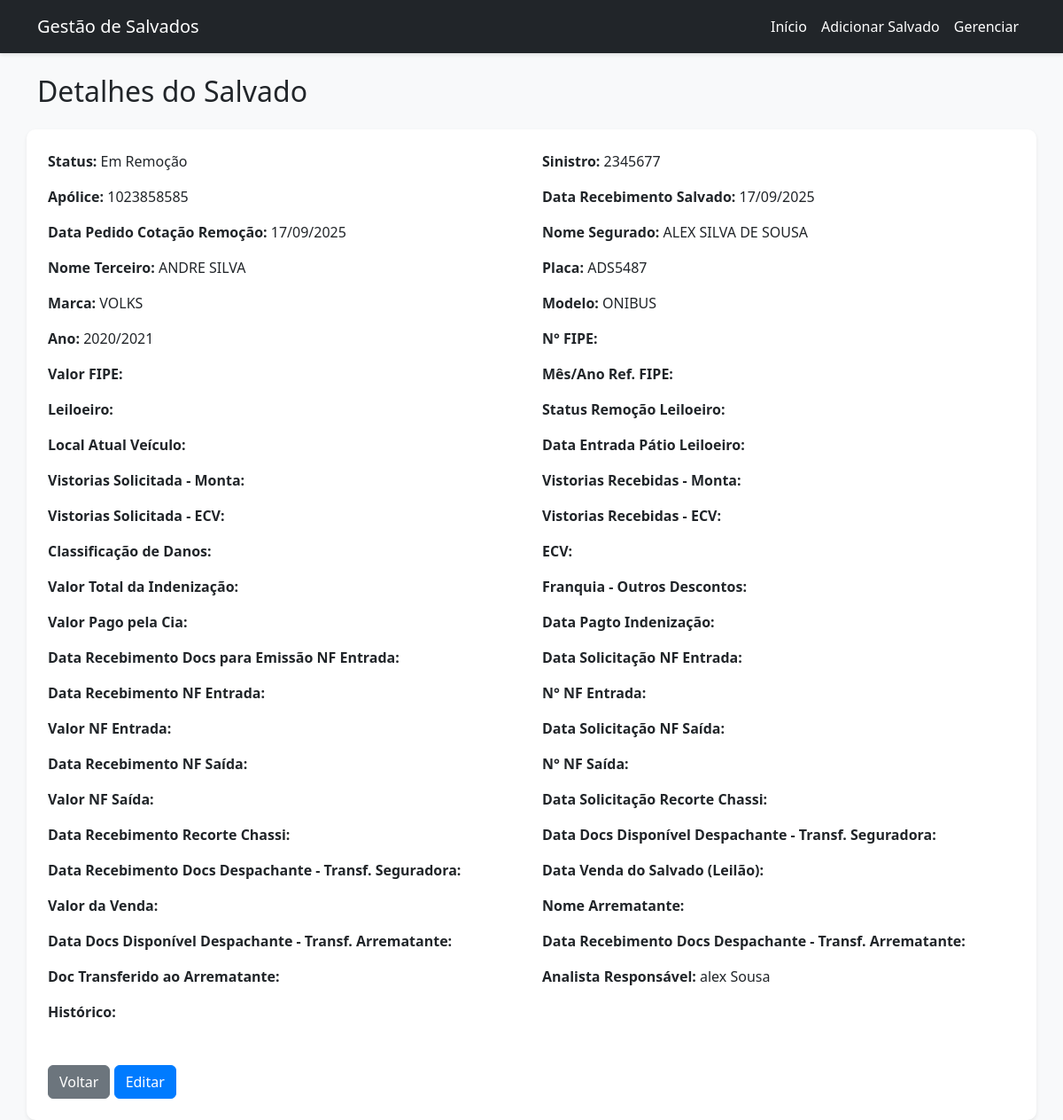
Page /detalhes/1 on the committed database.
### tables this page shows
CREATE TABLE salvados (
                id INTEGER PRIMARY KEY AUTOINCREMENT,
                status TEXT,
                sinistro TEXT,
                apolice TEXT,
                data_recebimento_salvado DATE,
                data_pedido_cotacao_remocao DATE,
                nome_segurado TEXT,
                nome_terceiro TEXT,
                placa TEXT,
                marca TEXT,
                modelo TEXT,
                ano TEXT,
                n_fipe TEXT,
                valor_fipe REAL,
                mes_ano_ref_fipe TEXT,
                leiloeiro TEXT,
                status_remocao_leiloeiro TEXT,
                local_atual_veiculo TEXT,
                data_entrada_patio_leiloeiro DATE,
                vistorias_solicitada_monta DATE,
                vistorias_recebidas_monta DATE,
                vistorias_solicitada_ecv DATE,
                vistorias_recebidas_ecv DATE,
                classificacao_danos TEXT,
                ecv TEXT,
                valor_total_indenizacao REAL,
                franquia_outros_descontos REAL,
                valor_pago_pela_cia REAL,
                data_pagto_indenizacao DATE,
                data_recebimento_docs_nf_entrada DATE,
                data_solicitacao_nf_entrada DATE,
                data_recebimento_nf_entrada DATE,
                n_nf_entrada TEXT,
                valor_nf_entrada REAL,
                data_solicitacao_nf_saida DATE,
                data_recebimento_nf_saida DATE,
                n_nf_saida TEXT,
                valor_nf_saida REAL,
                data_solicitacao_recorte_chassi DATE,
                data_recebimento_recorte_chassi DATE,
                data_docs_disponivel_transf_seguradora DATE,
                data_recebimento_docs_transf_seguradora DATE,
                data_venda_salvado DATE,
                valor_venda REAL,
                nome_arrematante TEXT,
                data_docs_disponivel_transf_arrematante DATE,
                data_recebimento_docs_transf_arrematante DATE,
                doc_transferido_arrematante TEXT,
                analista_responsavel TEXT,
                historico TEXT
            );

### app.py (the view)
@app.route('/detalhes/<int:id>')
def detalhes(id):
    salvado = db.get_salvado_by_id(id)
    if salvado:
        return render_template('salvado_detalhes.html', salvado=salvado)
    return redirect(url_for('index'))

### app.py (called while the page is built)
def strftime_filter(value, format_string):
    if value and isinstance(value, (datetime, str)):
        if isinstance(value, str):
            try:
                value = datetime.strptime(value, '%Y-%m-%d')
            except ValueError:
                return value
        return value.strftime(format_string)
    return ''

### models.py (called while the page is built)
    def get_salvado_by_id(self, id):
        cursor = self.conn.cursor()
        cursor.execute('SELECT * FROM salvados WHERE id=?', (id,))
        row = cursor.fetchone()
        if row:
            return Salvado(*row)
        return None

### templates/salvado_detalhes.html (shortened to what this page needs)
{% extends "base.html" %}
{% block content %}
<h2 class="mb-4  container mt-4">Detalhes do Salvado</h2>
<div class="card p-4 shadow-sm  container mt-4">
    <div class="row">
        <div class="col-md-6 mb-3">
            <strong>Status:</strong> {{ salvado.status }}
        </div>
        <div class="col-md-6 mb-3">
            <strong>Sinistro:</strong> {{ salvado.sinistro }}
        </div>
        <div class="col-md-6 mb-3">
            <strong>Apólice:</strong> {{ salvado.apolice }}
        </div>
        <div class="col-md-6 mb-3">
            <strong>Data Recebimento Salvado:</strong> {{
            salvado.data_recebimento_salvado|default('')|strftime('%d/%m/%Y') if salvado.data_recebimento_salvado else
            '' }}
        </div>
        <div class="col-md-6 mb-3">
            <strong>Data Pedido Cotação Remoção:</strong> {{
            salvado.data_pedido_cotacao_remocao|default('')|strftime('%d/%m/%Y') if salvado.data_pedido_cotacao_remocao
            else '' }}
        </div>
        <div class="col-md-6 mb-3">
            <strong>Nome Segurado:</strong> {{ salvado.nome_segurado }}
        </div>
        <div class="col-md-6 mb-3">
            <strong>Nome Terceiro:</strong> {{ salvado.nome_terceiro }}
        </div>
        <div class="col-md-6 mb-3">
            <strong>Placa:</strong> {{ salvado.placa }}
        </div>
        <div class="col-md-6 mb-3">
            <strong>Marca:</strong> {{ salvado.marca }}
        </div>
        <div class="col-md-6 mb-3">
            <strong>Modelo:</strong> {{ salvado.modelo }}
        </div>
        <div class="col-md-6 mb-3">
            <strong>Ano:</strong> {{ salvado.ano }}
        </div>
        <div class="col-md-6 mb-3">
            <strong>N° FIPE:</strong> {{ salvado.n_fipe }}
        </div>
        <div class="col-md-6 mb-3">
            <strong>Valor FIPE:</strong> {{ salvado.valor_fipe|currency if salvado.valor_fipe is not none else '' }}
        </div>
        <div class="col-md-6 mb-3">
            <strong>Mês/Ano Ref. FIPE:</strong> {{ salvado.mes_ano_ref_fipe|default('') }}
        </div>
        <div class="col-md-6 mb-3">
            <strong>Leiloeiro:</strong> {{ salvado.leiloeiro }}
        </div>
        <div class="col-md-6 mb-3">
            <strong>Status Remoção Leiloeiro:</strong> {{ salvado.status_remocao_leiloeiro }}
        </div>
        <div class="col-md-6 mb-3">
            <strong>Local Atual Veículo:</strong> {{ salvado.local_atual_veiculo }}
        </div>
        <div class="col-md-6 mb-3">
            <strong>Data Entrada Pátio Leiloeiro:</strong> {{
        </div>
        <div class="col-md-6 mb-3">
            <strong>Vistorias Solicitada - Monta:</strong> {{
        </div>
        <div class="col-md-6 mb-3">
            <strong>Vistorias Recebidas - Monta:</strong> {{
        </div>
        <div class="col-md-6 mb-3">
            <strong>Vistorias Solicitada - ECV:</strong> {{
        </div>
        <div class="col-md-6 mb-3">
            <strong>Vistorias Recebidas - ECV:</strong> {{
        </div>
        <div class="col-md-6 mb-3">
            <strong>Classificação de Danos:</strong> {{ salvado.classificacao_danos }}
        </div>
        <div class="col-md-6 mb-3">
            <strong>ECV:</strong> {{ salvado.ecv }}
        </div>
        <div class="col-md-6 mb-3">
            <strong>Valor Total da Indenização:</strong> {{ salvado.valor_total_indenizacao|currency if
        </div>
        <div class="col-md-6 mb-3">
            <strong>Franquia - Outros Descontos:</strong> {{ salvado.franquia_outros_descontos|currency if
        </div>
        <div class="col-md-6 mb-3">
            <strong>Valor Pago pela Cia:</strong> {{ salvado.valor_pago_pela_cia|currency if salvado.valor_pago_pela_cia
        </div>
        <div class="col-md-6 mb-3">
            <strong>Data Pagto Indenização:</strong> {{ salvado.data_pagto_indenizacao|default('')|strftime('%d/%m/%Y')
        </div>
        <div class="col-md-6 mb-3">
            <strong>Data Recebimento Docs para Emissão NF Entrada:</strong> {{
        </div>
        <div class="col-md-6 mb-3">
            <strong>Data Solicitação NF Entrada:</strong> {{
        </div>
        <div class="col-md-6 mb-3">
            <strong>Data Recebimento NF Entrada:</strong> {{
        </div>
        <div class="col-md-6 mb-3">
            <strong>N° NF Entrada:</strong> {{ salvado.n_nf_entrada }}
        </div>
        <div class="col-md-6 mb-3">
            <strong>Valor NF Entrada:</strong> {{ salvado.valor_nf_entrada|currency if salvado.valor_nf_entrada is not
        </div>
        <div class="col-md-6 mb-3">
            <strong>Data Solicitação NF Saída:</strong> {{
        </div>
        <div class="col-md-6 mb-3">
            <strong>Data Recebimento NF Saída:</strong> {{
        </div>
        <div class="col-md-6 mb-3">
            <strong>N° NF Saída:</strong> {{ salvado.n_nf_saida }}
        </div>
        <div class="col-md-6 mb-3">
            <strong>Valor NF Saída:</strong> {{ salvado.valor_nf_saida|currency if salvado.valor_nf_saida is not none
        </div>
        <div class="col-md-6 mb-3">
            <strong>Data Solicitação Recorte Chassi:</strong> {{
        </div>
        <div class="col-md-6 mb-3">
            <strong>Data Recebimento Recorte Chassi:</strong> {{
        </div>
        <div class="col-md-6 mb-3">
            <strong>Data Docs Disponível Despachante - Transf. Seguradora:</strong> {{
        </div>
        <div class="col-md-6 mb-3">
            <strong>Data Recebimento Docs Despachante - Transf. Seguradora:</strong> {{
        </div>
        <div class="col-md-6 mb-3">
            <strong>Data Venda do Salvado (Leilão):</strong> {{
        </div>
        <div class="col-md-6 mb-3">
            <strong>Valor da Venda:</strong> {{ salvado.valor_venda|currency if salvado.valor_venda is not none else ''
        </div>
        <div class="col-md-6 mb-3">
            <strong>Nome Arrematante:</strong> {{ salvado.nome_arrematante }}
        </div>
        <div class="col-md-6 mb-3">
            <strong>Data Docs Disponível Despachante - Transf. Arrematante:</strong> {{
        </div>
        <div class="col-md-6 mb-3">
            <strong>Data Recebimento Docs Despachante - Transf. Arrematante:</strong> {{
        </div>
        <div class="col-md-6 mb-3">
            <strong>Doc Transferido ao Arrematante:</strong> {{ salvado.doc_transferido_arrematante }}
        </div>
        <div class="col-md-6 mb-3">
            <strong>Analista Responsável:</strong> {{ salvado.analista_responsavel }}
        </div>
        <div class="col-md-12 mb-3">
            <strong>Histórico:</strong>
        </div>
    </div>
    <div class="mt-3">
        <a href="{{ url_for('index') }}" class="btn btn-secondary">Voltar</a>
        <a href="{{ url_for('atualizar', id=salvado.id) }}" class="btn btn-primary">Editar</a>
    </div>
</div>
{% endblock %}

### static/style.css (style rules this page uses)
body { background-color: #f8f9fa; font-family: 'Segoe UI', Tahoma, Geneva, Verdana, sans-serif; }
.card { border: none; border-radius: 10px; }
.btn-primary { background-color: #007bff; border-color: #007bff; transition: background-color 0.3s; }
body { overflow-x: hidden; }

### rows in the picture
salvados: status "Em Remoção", sinistro "2345677", apolice "1023858585", data_recebimento_salvado|strftime "17/09/2025", data_pedido_cotacao_remocao|strftime "17/09/2025", nome_segurado "ALEX SILVA DE SOUSA", nome_terceiro "ANDRE SILVA", placa "ADS5487", marca "VOLKS", modelo "ONIBUS", ano "2020/2021", analista_responsavel "alex Sousa"
